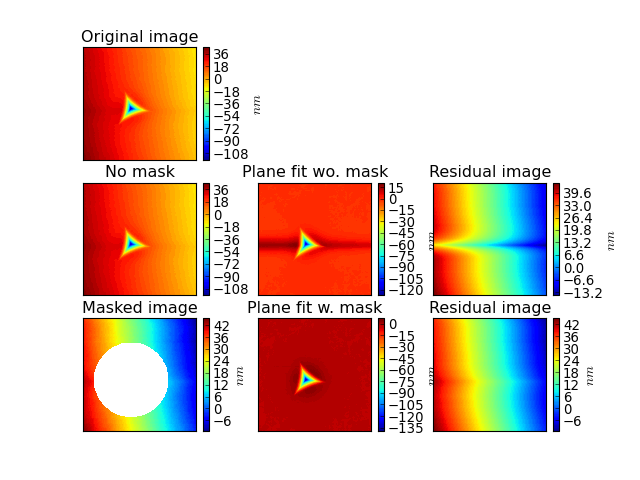

Write the Python code that produced this figure.
from spym.generic import Spm_image, load_from_gsf
import matplotlib.pyplot as plt
import numpy as np

file_name = 'wg_berk-0deg_n2_6um_000_TR.gsf'
#file_name = 'BMG8-zr60cu30al10_375c_10mN_6um_000_TR.gsf'
image = load_from_gsf(file_name)
image.change_z_unit('nm')
image.change_xy_unit('um')
X, Y, Z = image.get_xyz()
levels = 100
xlabel, ylabel, zlabel = image.get_labels()
# Let's try it with no mask
image2, residual2 = image.line_fit()
X2, Y2, Z2 = image2.get_xyz()
Xr2, Yr2, Zr2 = residual2.get_xyz()
# Here we want to remove a disk around the indent
r = 2 # Radius of the disk in um
xi = X[image.get_min_position()]
yi = Y[image.get_min_position()]
mask = np.where((X-xi)**2 + (Y-yi)**2 > r**2, 0., np.nan )
image3, residual3 = image.line_fit(mask = mask)
X3, Y3, Z3 = image3.get_xyz()
Xr3, Yr3, Zr3 = residual3.get_xyz()
fig = plt.figure()
plt.clf()


# Original image
ax = fig.add_subplot(331)
ax.set_aspect('equal')
grad = plt.contourf(X, Y, Z, levels)
cbar = plt.colorbar(grad)
plt.xticks([])
plt.yticks([])
cbar.set_label(zlabel)
plt.title('Original image')
# Plane fit without mask
ax = fig.add_subplot(334)
ax.set_aspect('equal')
grad = plt.contourf(X, Y, Z, levels)
cbar = plt.colorbar(grad)
plt.xticks([])
plt.yticks([])
plt.title('No mask')
ax = fig.add_subplot(335)
ax.set_aspect('equal')
grad = plt.contourf(X2, Y2, Z2, levels)
cbar = plt.colorbar(grad)
plt.xticks([])
plt.yticks([])
plt.title('Plane fit wo. mask')
cbar.set_label(zlabel)
ax = fig.add_subplot(336)
ax.set_aspect('equal')
grad = plt.contourf(Xr2, Yr2, Zr2, levels)
cbar = plt.colorbar(grad)
plt.xticks([])
plt.yticks([])
cbar.set_label(zlabel)
plt.title('Residual image')
cbar.set_label(zlabel)
# Plane fit with mask
ax = fig.add_subplot(337)
ax.set_aspect('equal')
grad = plt.contourf(X, Y, mask + Z, levels)
cbar = plt.colorbar(grad)
plt.xticks([])
plt.yticks([])
plt.title('Masked image')
cbar.set_label(zlabel)
ax = fig.add_subplot(338)
ax.set_aspect('equal')
grad = plt.contourf(X3, Y3, Z3, levels)
plt.xticks([])
plt.yticks([])
cbar = plt.colorbar(grad)
cbar.set_label(zlabel)
plt.title('Plane fit w. mask')
cbar.set_label(zlabel)
ax = fig.add_subplot(339)
ax.set_aspect('equal')
grad = plt.contourf(Xr3, Yr3, Zr3, levels)
cbar = plt.colorbar(grad)
plt.xticks([])
plt.yticks([])
cbar.set_label(zlabel)
plt.title('Residual image')
cbar.set_label(zlabel)
plt.show()
